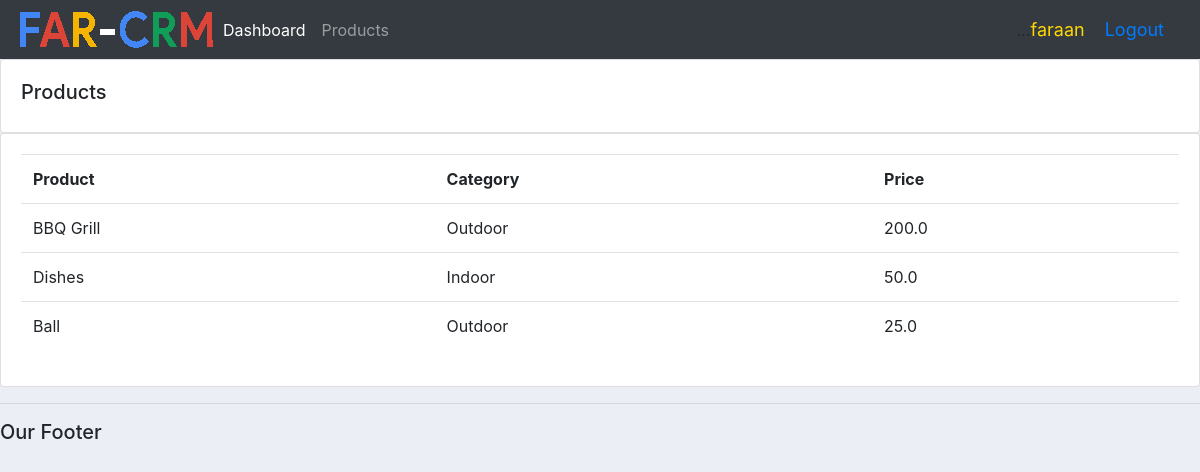
Screenshot of /products/ (signed in) with the database file from the repository.
### accounts/models.py (models this page shows, shortened)
class Product(models.Model):
    CATEGORY = (
        ('Indoor', 'Indoor'),
        ('Outdoor', 'Outdoor'),
        )
    name = models.CharField(max_length=200, null=True)
    price = models.FloatField(null=True)
    category = models.CharField(max_length=200, null=True, choices=CATEGORY)
    description = models.CharField(max_length=200, null=True, blank=True)
    date_created = models.DateTimeField(auto_now_add=True)
    tags = models.ManyToManyField(Tag)

### accounts/decorators.py (the view)
        def wrapper_func(request, *args, **kwargs):
            group = None
            if request.user.groups.exists():
                group = request.user.groups.all()[0].name
            if group in allowed_roles:
                return view_func(request, *args, **kwargs)
            else:
                return HttpResponse('You are not authorized to view this page.')

### accounts/views.py (called while the page is built)
@login_required(login_url='login')
@allowed_users(allowed_roles=['admin'])
def products(request):
    products = Product.objects.all()
    return render(request, 'accounts/products.html', {'products':products})

### accounts/templates/accounts/products.html
{% extends 'accounts/main.html' %}
{% block content %}
<div class ="row">
    <div class ="col-md">
        <div class ="card card-body">
            <h5>Products</h5>
        </div>
        <div class ="card card-body">
            <table class ="table">
                <tr>
                    <th>Product</th>
                    <th>Category</th>
                    <th>Price</th>
                </tr>
                {% for i in products %}
                <tr>
                    <td>{{i.name}}</td>
                    <td>{{i.category}}</td>
                    <td>{{i.price}}</td>
                </tr>
                {% endfor %}
            </table>
        </div>
{% endblock content %}

### accounts/templates/accounts/navbar.html (shortened to what this page needs)
{% load static %}
<nav class="navbar navbar-expand-lg navbar-dark bg-dark">
    <img src="{% static 'images/farcrm.png' %}"/>
    <div class="collapse navbar-collapse" id="navbarSupportedContent">
      <ul class="navbar-nav mr-auto">
        <li class="nav-item active">
          <a class="nav-link" href="{% url 'home' %}">Dashboard <span class="sr-only">(current)</span></a>
        </li>
        <li class="nav-item">
          <a class="nav-link" href="{% url 'products' %}">Products</a>
        </li>
      </ul>
    </div>
    ...
      <span class="user-logout">{{request.user}}</span>
      <span class="user-logout"><a href="{% url 'logout' %}">Logout</a></span>
    </nav>

### static/css/main.css (style rules this page uses)
body { background-color: #ebeff5; }

### accounts/templates/accounts/navbar.html (style rules this page uses)
a:link { text-decoration: none; }
.user-logout { font-size: 18px; color:gold; margin-right: 20px; }

### rows the page displays
Product: name "BBQ Grill", category "Outdoor", price "200.0"
Product: name "Dishes", category "Indoor", price "50.0"
Product: name "Ball", category "Outdoor", price "25.0"

### other values shown
{{ request.user }} "faraan"
